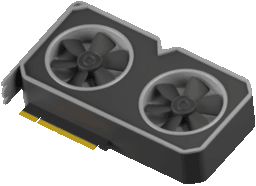
#> input picture examples/images/gpu.png, 256 x 186 px
$ python -i convert.py   (imports and definitions only)
#> lines starting #> are read from the running program, lines starting #| are printed output that depends on the picture
#!/usr/bin/env python3
"""
Convert images to QOI and emit base64 text.

Usage:
    ./convert_to_pjpg.py input.png output.qoi
    ./convert_to_pjpg.py input.jpg output.qoi
    ./convert_to_pjpg.py input.jpg output.qoi --stdout
    ./convert_to_pjpg.py input.jpg output.qoi --no-base64

Note: --qoi is accepted for backward compatibility but is not required.
"""

import sys
import os
import struct
import base64

try:
    from PIL import Image
except ImportError:
    Image = None


# [159 lines left out: functions qoi_encode, save_qoi, normalize_output_path, main, not called in this run]


# [2 lines not run here, left out]
"""
Convert JPEG/PNG images to PJPG format for ESP32-P4 hardware-accelerated decoding.
PNG RGBA inputs are encoded as RGB JPEG + optional alpha JPEG.

Usage:
    ./convert_to_pjpg.py input.jpg output.pjpg
    ./convert_to_pjpg.py input.png output.pjpg
    ./convert_to_pjpg.py input.png output.pjpg --stdout
    ./convert_to_pjpg.py input.png output.pjpg --no-base64
    ./convert_to_pjpg.py input.png output.qoi --qoi
"""

import sys
import os
import struct
import base64
import io

try:
    from PIL import Image
except ImportError:
    Image = None

def create_pjpg(rgb_jpeg_data, width, height, alpha_jpeg_data=None):
    """
    Create PJPG format from JPEG data.

    PJPG Format Structure (little-endian fields):
    - 7 bytes magic: "_PJPG__"
    - 1 byte version: 0x00
    - 2 bytes width
    - 2 bytes height
    - 4 bytes RGB JPEG size
    - 4 bytes Alpha JPEG size (0 if none)
    - 2 bytes reserved (0)
    - RGB JPEG data
    - Alpha JPEG data (optional)

    Args:
        jpeg_data: Raw JPEG binary data
        width: Image width in pixels
        height: Image height in pixels

    Returns:
        bytes: PJPG format data
    """

    magic = b"_PJPG__"
    version = 0
    alpha_jpeg_data = alpha_jpeg_data or b""
    rgb_size = len(rgb_jpeg_data)
    alpha_size = len(alpha_jpeg_data)
    reserved = 0

    header = struct.pack("<7sBHHIIH", magic, version, width, height, rgb_size, alpha_size, reserved)
    return header + rgb_jpeg_data + alpha_jpeg_data


def encode_jpeg_from_image(image, quality=85, grayscale=False):
    if grayscale:
        image = image.convert("L")
        subsampling = 0  # not used for grayscale
    else:
        image = image.convert("RGB")
        subsampling = 2  # 4:2:0 for HW decoder compatibility
    buf = io.BytesIO()
    image.save(
        buf,
        format="JPEG",
        quality=quality,
        optimize=False,
        progressive=False,
        subsampling=subsampling,
    )
    return buf.getvalue()


# [82 lines left out: function qoi_encode, not called in this run]


def strip_jpeg_metadata(jpeg_data, keep_app0=True):
    """Strip APPn/COM markers to maximize HW decoder compatibility."""
    if not jpeg_data or jpeg_data[:2] != b"\xFF\xD8":
        return jpeg_data
    size = len(jpeg_data)
    out = bytearray()
    out += b"\xFF\xD8"
    i = 2
    while i < size:
        if jpeg_data[i] != 0xFF:
            out += jpeg_data[i:]
            break
        while i < size and jpeg_data[i] == 0xFF:
            i += 1
        if i >= size:
            break
        marker = jpeg_data[i]
        i += 1
        if marker == 0xD9:
            out += b"\xFF\xD9"
            break
        if marker == 0xDA:
            if i + 1 >= size:
                break
            length = (jpeg_data[i] << 8) | jpeg_data[i + 1]
            out += b"\xFF" + bytes([marker]) + jpeg_data[i:i + length]
            i += length
            out += jpeg_data[i:]
            break
        if 0xD0 <= marker <= 0xD7:
            out += b"\xFF" + bytes([marker])
            continue
        if i + 1 >= size:
            break
        length = (jpeg_data[i] << 8) | jpeg_data[i + 1]
        seg_end = i + length
        if seg_end > size:
            break
        keep = True
        if marker == 0xFE:
            keep = False
        if 0xE0 <= marker <= 0xEF:
            if not (keep_app0 and marker == 0xE0):
                keep = False
        if keep:
            out += b"\xFF" + bytes([marker]) + jpeg_data[i:i + length]
        i = seg_end
    return bytes(out)


def parse_jpeg_sof(jpeg_data):
    """Return (marker, precision, width, height, components, sampling_factors) or None."""
    i = 0
    size = len(jpeg_data)
    while i + 9 < size:
        if jpeg_data[i] == 0xFF:
            marker = jpeg_data[i + 1]
            if marker in (0xC0, 0xC1, 0xC2):
                length = (jpeg_data[i + 2] << 8) | jpeg_data[i + 3]
                if i + 2 + length > size:
                    return None
                precision = jpeg_data[i + 4]
                height = (jpeg_data[i + 5] << 8) | jpeg_data[i + 6]
                width = (jpeg_data[i + 7] << 8) | jpeg_data[i + 8]
                comps = jpeg_data[i + 9]
                sampling = []
                pos = i + 10
                for _ in range(comps):
                    if pos + 2 >= size:
                        return None
                    cid = jpeg_data[pos]
                    samp = jpeg_data[pos + 1]
                    h = (samp >> 4) & 0x0F
                    v = samp & 0x0F
                    sampling.append((cid, h, v))
                    pos += 3
                return (marker, precision, width, height, comps, sampling)
        i += 1
    return None


def is_baseline_420(jpeg_data):
    info = parse_jpeg_sof(jpeg_data)
    if not info:
        return False
    marker, precision, _, _, comps, sampling = info
    # SOF0 only (baseline)
    if marker != 0xC0:
        return False
    if precision != 8:
        return False
    # Expect 3 components, Y:2x2, Cb:1x1, Cr:1x1
    if comps != 3 or len(sampling) != 3:
        return False
    # Order usually Y(1), Cb(2), Cr(3)
    y = sampling[0]
    cb = sampling[1]
    cr = sampling[2]
    return (y[1], y[2]) == (2, 2) and (cb[1], cb[2]) == (1, 1) and (cr[1], cr[2]) == (1, 1)


# [39 lines left out: functions is_baseline_gray, get_jpeg_dimensions, not called in this run]


def convert_image_to_pjpg(input_path, output_path, create_base64=True, to_stdout=False, quality=85, output_qoi=False):
    """
    Convert JPEG file to PJPG format.

    Args:
        input_path: Path to input JPEG file
        output_path: Path to output PJPG file
        create_base64: If True, also create a base64 encoded text file
    """
#> called with input_path = 'gpu.png', output_path = 'out.png', create_base64 = True, to_stdout = False, quality = 85, output_qoi = False

    ext = os.path.splitext(input_path)[1].lower()

    if ext in [".jpg", ".jpeg"]:
        print(f"Reading JPEG: {input_path}")
        if Image is None:
            print("ERROR: Pillow is required to re-encode JPEGs for HW compatibility. Install with: pip install Pillow")
            return False

        image = Image.open(input_path)
        if output_qoi:
            image = image.convert("RGBA")
        else:
            image = image.convert("RGB")
        width, height = image.size
        print(f"  Dimensions: {width}x{height}")
        if output_qoi:
            raw = image.tobytes()
            qoi_data = qoi_encode(raw, width, height, channels=4, colorspace=0)
            pjpg_data = qoi_data
        else:
            rgb_jpeg_data = encode_jpeg_from_image(image, quality=quality, grayscale=False)
            rgb_jpeg_data = strip_jpeg_metadata(rgb_jpeg_data)
            if not is_baseline_420(rgb_jpeg_data):
                print("ERROR: Re-encoded JPEG is still not baseline 4:2:0 (8-bit)")
                return False
            print(f"  JPEG size: {len(rgb_jpeg_data)} bytes")
            pjpg_data = create_pjpg(rgb_jpeg_data, width, height)

    elif ext == ".png":
        if Image is None:
            print("ERROR: Pillow is required for PNG input. Install with: pip install Pillow")
            return False

        print(f"Reading PNG: {input_path}")
        image = Image.open(input_path)
#> image is the input picture: PIL image 256x186 P; mean R, G, B, A 47.3, 47, 45.7, 147
        if output_qoi:
            image = image.convert("RGBA")
        else:
            image = image.convert("RGB")
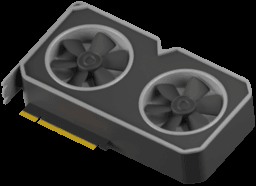
#> image: PIL image 256x186 RGB; mean R, G, B 47.3, 47, 45.7
        width, height = image.size
#> width = 256; height = 186
        print(f"  Dimensions: {width}x{height}")
#|   Dimensions: 256x186

        if output_qoi:
            raw = image.tobytes()
            qoi_data = qoi_encode(raw, width, height, channels=4, colorspace=0)
            pjpg_data = qoi_data
        else:
            # Encode RGB JPEG (baseline 4:2:0)
            rgb_jpeg_data = encode_jpeg_from_image(image, quality=quality, grayscale=False)
            rgb_jpeg_data = strip_jpeg_metadata(rgb_jpeg_data)
            if not is_baseline_420(rgb_jpeg_data):
                print("ERROR: RGB JPEG is not baseline 4:2:0; hardware decoder requires baseline 4:2:0")
                return False
            print(f"  RGB JPEG size: {len(rgb_jpeg_data)} bytes")
#|   RGB JPEG size: 8649 bytes

            pjpg_data = create_pjpg(rgb_jpeg_data, width, height)
    else:
        print(f"ERROR: Unsupported input format: {ext} (supported: .jpg, .jpeg, .png)")
        return False

    # Write PJPG file
    out_label = "QOI" if output_qoi else "PJPG"
    print(f"Writing {out_label}: {output_path}")
    with open(output_path, 'wb') as f:
        f.write(pjpg_data)
    print(f"  {out_label} size: {len(pjpg_data)} bytes")
#|   PJPG size: 8671 bytes

    # Create base64 version (default)
    if create_base64 or to_stdout:
        base64_data = base64.b64encode(pjpg_data).decode('ascii')
        if create_base64:
            base64_path = output_path + '.base64.txt'
            print(f"Creating base64: {base64_path}")
            with open(base64_path, 'w') as f:
                f.write(base64_data)
            print(f"  Base64 size: {len(base64_data)} bytes")
#|   Base64 size: 11564 bytes
        if to_stdout:
            print(base64_data)

    print("✓ Conversion complete")
    return True


# [24 lines left out: function main, not called in this run]


# [2 lines not run here, left out]

>>> result = convert_image_to_pjpg('gpu.png', 'out.png')

$ run again, on examples/images/image_industrial-revolution.png
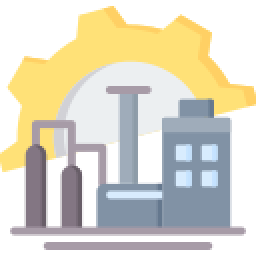
#> input picture examples/images/image_industrial-revolution.png, 128 x 128 px (shown 2 times larger)
#> in convert_image_to_pjpg, image is the input picture: PIL image 128x128 RGBA; mean R, G, B, A 127.4, 122.6, 105.1, 158.5
#> in convert_image_to_pjpg, `image = image.convert("RGB")`:
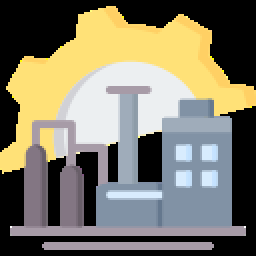
#> image: PIL image 128x128 RGB (shown 2 times larger); mean R, G, B 127.4, 122.6, 105.1
#|   Dimensions: 128x128
#|   RGB JPEG size: 5276 bytes
#|   PJPG size: 5298 bytes
#|   Base64 size: 7064 bytes

$ run again, on examples/images/image_supplier.png
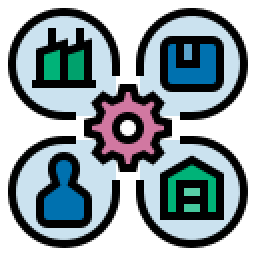
#> input picture examples/images/image_supplier.png, 128 x 128 px (shown 2 times larger)
#> in convert_image_to_pjpg, image is the input picture: PIL image 128x128 RGBA; mean R, G, B, A 60.2, 73.9, 79.5, 171
#> in convert_image_to_pjpg, `image = image.convert("RGB")`:
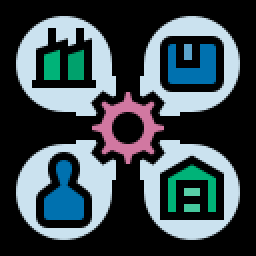
#> image: PIL image 128x128 RGB (shown 2 times larger); mean R, G, B 60.2, 73.9, 79.5
#|   Dimensions: 128x128
#|   RGB JPEG size: 6481 bytes
#|   PJPG size: 6503 bytes
#|   Base64 size: 8672 bytes

$ run again, on examples/images/image_tank.png
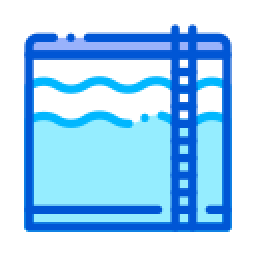
#> input picture examples/images/image_tank.png, 128 x 128 px (shown 2 times larger)
#> in convert_image_to_pjpg, image is the input picture: PIL image 128x128 RGBA; mean R, G, B, A 55.5, 104.5, 141, 146.7
#> in convert_image_to_pjpg, `image = image.convert("RGB")`:
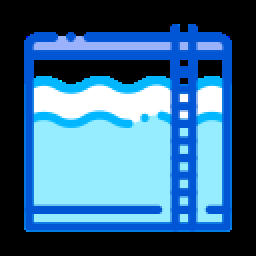
#> image: PIL image 128x128 RGB (shown 2 times larger); mean R, G, B 55.5, 104.5, 141
#|   Dimensions: 128x128
#|   RGB JPEG size: 5156 bytes
#|   PJPG size: 5178 bytes
#|   Base64 size: 6904 bytes
